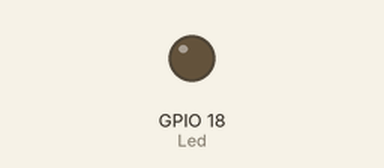
Bench run of a program on a simulated Raspberry Pi (BCM pin numbers). On the bench: output pins drawn as LEDs (lit = HIGH). At 14.4 s the program stops and its outputs stay as they are.

Above: at 0.1 s.
At 8.9 s:
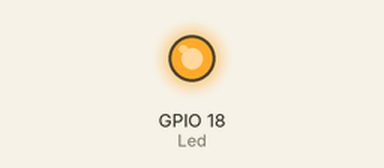
Timing chart, 0 to 14.7 s (numbered marks = the images above):
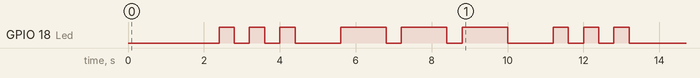

The program:

p044_MorseSos2.py
```python
import RPi.GPIO as IoPort
import time

def LedOn(Port, Delay) :
    IoPort.output(Port, True)
    time.sleep(Delay);

def LedOff(Port, Delay) :
    IoPort.output(Port, False)
    time.sleep(Delay)

Led = 18
IoPort.setmode(IoPort.BCM)
IoPort.setup(Led, IoPort.OUT)
LedOff(Led, 2.4)

# S 출력
LedOn(Led, 0.4)
LedOff(Led, 0.4)
LedOn(Led, 0.4)
LedOff(Led, 0.4)
LedOn(Led, 0.4)
LedOff(Led, 1.2)

# O 출력
LedOn(Led, 1.2)
LedOff(Led, 0.4)
LedOn(Led, 1.2)
LedOff(Led, 0.4)
LedOn(Led, 1.2)
LedOff(Led, 1.2)

# S 출력
LedOn(Led, 0.4)
LedOff(Led, 0.4)
LedOn(Led, 0.4)
LedOff(Led, 0.4)
LedOn(Led, 0.4)
LedOff(Led, 1.2)
```

Measured:
- by itself, GPIO 18 (Led): LOW → HIGH at 2.4 s, → LOW 0.40 s later, → HIGH 0.40 s later, → LOW 0.40 s later, … (18 changes in this stretch)
